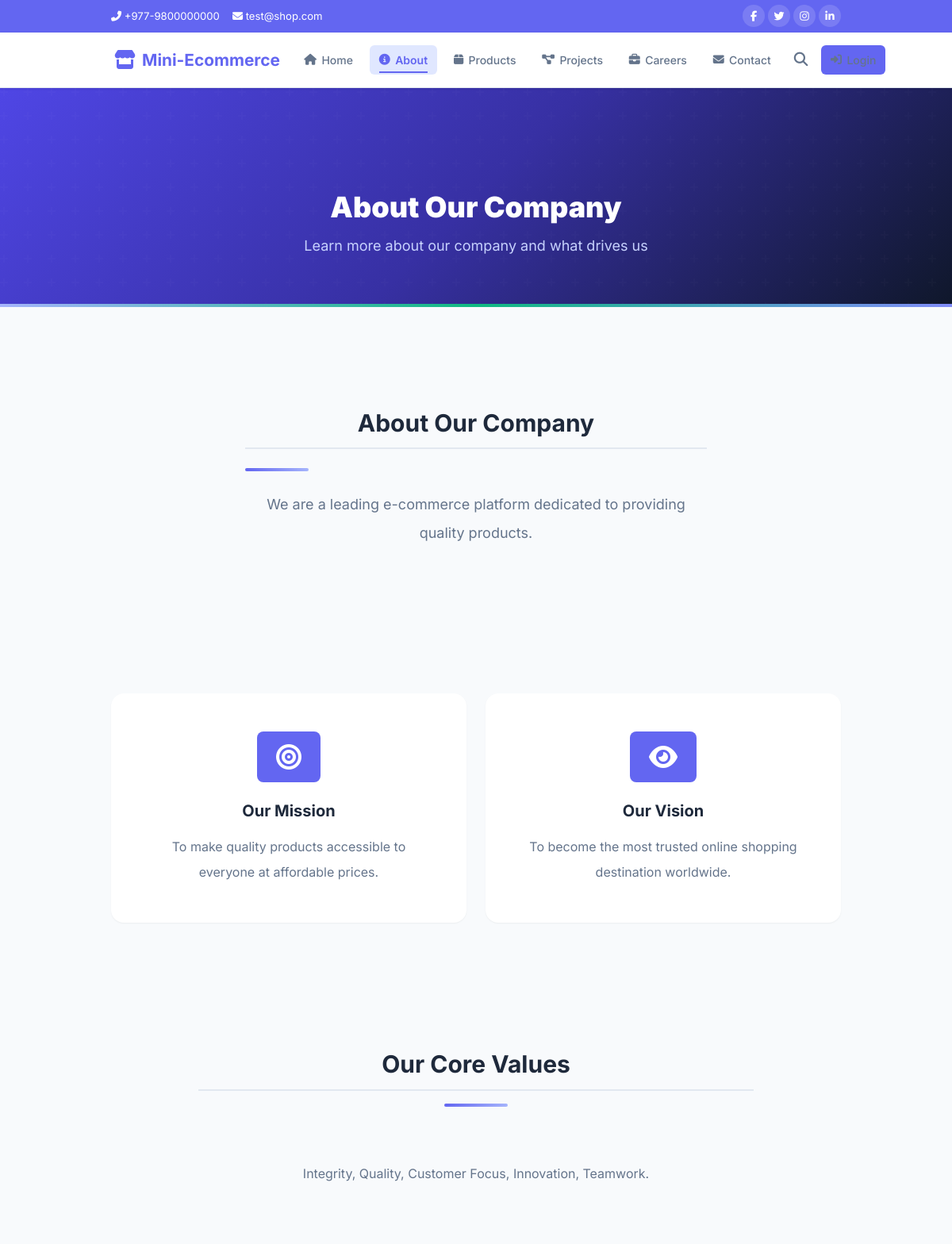
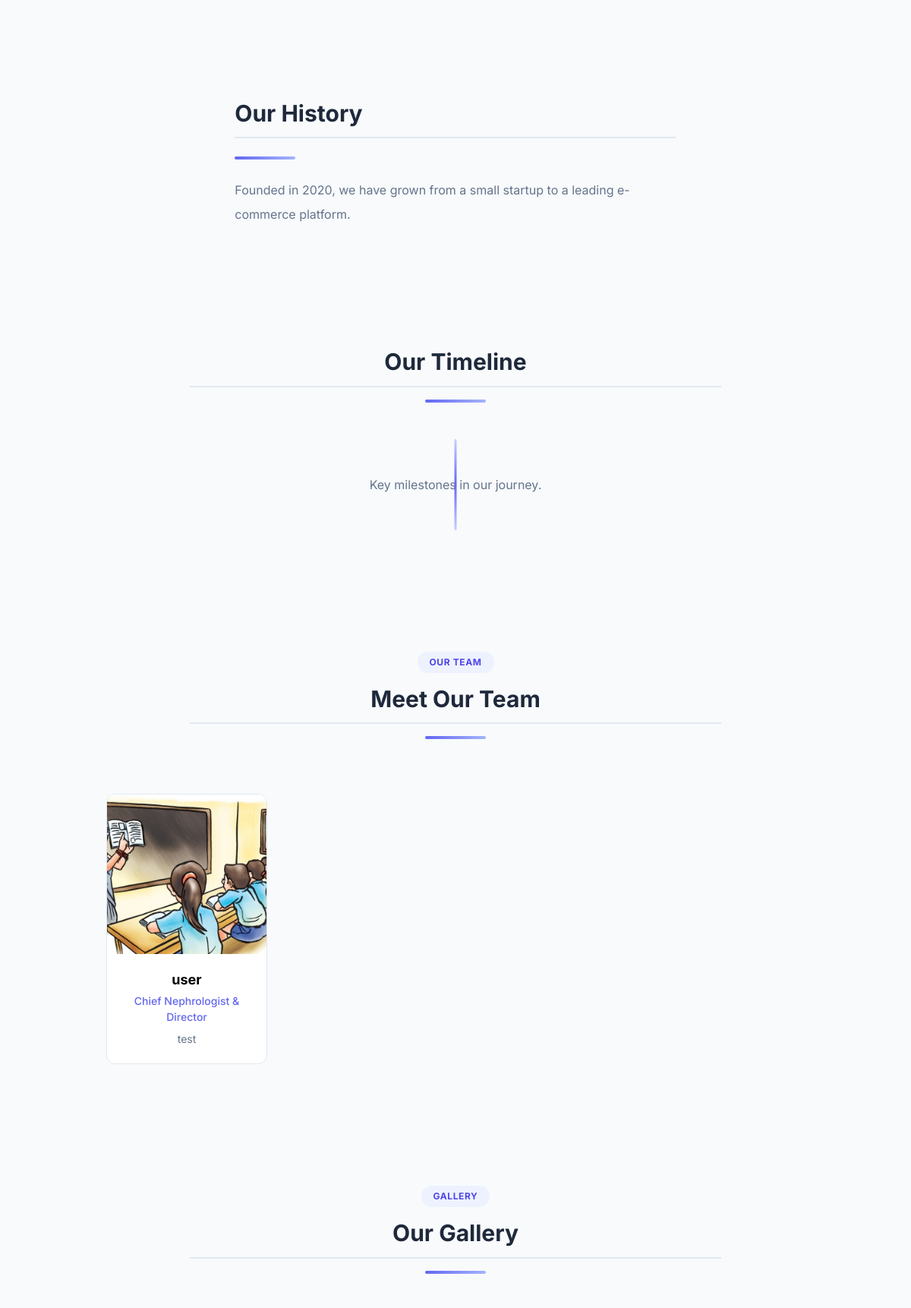
Page /about.php (upper part) on the committed database (2 pictures, top to bottom).
### tables this page shows
CREATE TABLE cms_sections (
    section_id INTEGER PRIMARY KEY AUTOINCREMENT,
    page TEXT NOT NULL,
    section_key TEXT NOT NULL,
    title TEXT DEFAULT NULL,
    subtitle TEXT DEFAULT NULL,
    content TEXT DEFAULT NULL,
    image TEXT DEFAULT NULL,
    extra_json TEXT DEFAULT NULL,
    sort_order INTEGER DEFAULT 0,
    is_active INTEGER DEFAULT 1,
    created_at TEXT DEFAULT (datetime('now')),
    updated_at TEXT DEFAULT (datetime('now')),
    UNIQUE(page, section_key)
);

CREATE TABLE team_members (
    member_id INTEGER PRIMARY KEY AUTOINCREMENT,
    name TEXT NOT NULL,
    designation TEXT DEFAULT NULL,
    bio TEXT DEFAULT NULL,
    image TEXT DEFAULT NULL,
    email TEXT DEFAULT NULL,
    sort_order INTEGER DEFAULT 0,
    is_active INTEGER DEFAULT 1,
    created_at TEXT DEFAULT (datetime('now'))
);

### includes/helpers.php (called while the page is built, shortened)
<?php
function getCMSSections(string $page): array {
    $pdo = getDB();
    $stmt = $pdo->prepare("SELECT * FROM cms_sections WHERE page = ? AND is_active = 1 ORDER BY sort_order");
    $stmt->execute([$page]);
    return $stmt->fetchAll();
}
function h(?string $value): string {
    return htmlspecialchars($value ?? '', ENT_QUOTES, 'UTF-8');
}
function getTeamMembers(): array {
    $pdo = getDB();
    return $pdo->query("SELECT * FROM team_members WHERE is_active = 1 ORDER BY sort_order")->fetchAll();
}
function imgUrl(?string $image, string $default = 'placeholder.jpg'): string {
    if (strpos($image, 'uploads/') === 0) return APP_URL . '/' . $image;
    return APP_URL . '/assets/images/' . $image;
}

### about.php (the view, shortened to what this page needs)
<?php
require_once __DIR__ . '/includes/helpers.php';
$sections = getCMSSections('about');
$teamMembers = getTeamMembers();
$gallery = getGallery();
$pageTitle = 'About Us';
foreach ($sections as $s) {
    if ($s['section_key'] === 'intro') {
        $pageTitle = $s['title'] ?? 'About Us';
        break;
    }
}
require_once __DIR__ . '/includes/public_header.php';
?>
<div class="page-banner">
    <div class="container">
        <h1 data-aos="fade-up"><?= h($pageTitle) ?></h1>
        <p data-aos="fade-up" data-aos-delay="100">Learn more about our company and what drives us</p>
    </div>
</div>
<?php
$intro = $mission = $vision = $coreValues = $history = $timeline = null;
foreach ($sections as $s) {
    switch ($s['section_key']) {
        case 'intro': $intro = $s; break;
        case 'mission': $mission = $s; break;
        case 'vision': $vision = $s; break;
        case 'core_values': $coreValues = $s; break;
        case 'history': $history = $s; break;
        case 'timeline': $timeline = $s; break;
    }
}
?>
<?php if ($intro): ?>
<section class="section-padding">
    <div class="container">
        <div class="row align-items-center g-5">
            <?php if (!empty($intro['image'])): ?>
            <div class="col-lg-6" data-aos="fade-right">
                <div class="position-relative">
                    <img src="<?= imgUrl($intro['image']) ?>" alt="<?= h($intro['title'] ?? 'About') ?>" class="img-fluid rounded-4 shadow-lg">
                    <div class="position-absolute bottom-0 end-0 translate-middle-y me-4 d-none d-lg-block">
                        <div class="bg-primary text-white rounded-4 p-4 shadow-colored">
                            <div class="display-6 fw-bold"><?= count($teamMembers) ?>+</div>
                            <div class="small opacity-75">Team Members</div>
                        </div>
                    </div>
                </div>
            </div>
            <div class="col-lg-6" data-aos="fade-left">
            <?php else: ?>
            <div class="col-lg-8 mx-auto text-center" data-aos="fade-up">
            <?php endif; ?>
                <h2 class="section-title fw-bold mb-4"><?= h($intro['title'] ?? '') ?></h2>
                <div class="section-divider"></div>
                <div class="lead text-muted lh-lg"><?= nl2br(h($intro['content'] ?? '')) ?></div>
            </div>
        </div>
    </div>
</section>
<?php endif; ?>
<?php if ($mission || $vision): ?>
<section class="section-padding section-bg-light">
    <div class="container">
        <div class="row g-4">
            <?php if ($mission): ?>
            <div class="col-md-6" data-aos="fade-up">
                <div class="card-hover border-0 shadow-sm rounded-4 p-5 h-100 text-center bg-white">
                    <div class="d-inline-flex align-items-center justify-content-center rounded-3 bg-primary px-4 py-3 mb-4">
                        <i class="fas fa-bullseye fa-2x text-white"></i>
                    </div>
                    <h4 class="fw-bold mb-3"><?= h($mission['title'] ?? 'Our Mission') ?></h4>
                    <p class="text-muted mb-0 lh-lg"><?= nl2br(h($mission['content'] ?? '')) ?></p>
                </div>
            </div>
            <?php endif; ?>
            <?php if ($vision): ?>
            <div class="col-md-6" data-aos="fade-up" data-aos-delay="100">
                <div class="card-hover border-0 shadow-sm rounded-4 p-5 h-100 text-center bg-white">
                    <div class="d-inline-flex align-items-center justify-content-center rounded-3 bg-primary px-4 py-3 mb-4">
                        <i class="fas fa-eye fa-2x text-white"></i>
                    </div>
                    <h4 class="fw-bold mb-3"><?= h($vision['title'] ?? 'Our Vision') ?></h4>
                    <p class="text-muted mb-0 lh-lg"><?= nl2br(h($vision['content'] ?? '')) ?></p>
                </div>
            </div>
            <?php endif; ?>
        </div>
    </div>
</section>
<?php endif; ?>
<?php if ($coreValues): ?>
<section class="section-padding">
    <div class="container">
        <div class="section-title-center text-center mb-5" data-aos="fade-up">
            <h2 class="section-title fw-bold"><?= h($coreValues['title'] ?? 'Our Core Values') ?></h2>
            <div class="section-divider mx-auto"></div>
        </div>
        <div class="row g-4">
            <?php
            $values = json_decode($coreValues['extra_json'] ?? '[]', true);
            if (!empty($values)):
                foreach ($values as $i => $v):
            ?>
            <div class="col-md-4" data-aos="fade-up" data-aos-delay="<?= $i * 100 ?>">
                <div class="service-card">
                    <div class="service-icon">
                        <i class="<?= h($v['icon'] ?? 'fas fa-star') ?>"></i>
                    </div>
                    <h3><?= h($v['title'] ?? '') ?></h3>
                    <p><?= h($v['description'] ?? '') ?></p>
                </div>
            </div>
            <?php endforeach; else: ?>
            <div class="col-12 text-center text-muted" data-aos="fade-up"><?= nl2br(h($coreValues['content'] ?? '')) ?></div>
            <?php endif; ?>
        </div>
    </div>
</section>
<?php endif; ?>
<?php if ($history): ?>
<section class="section-padding section-bg-light">
    <div class="container">
        <div class="row align-items-center g-5">
            <?php if (!empty($history['image'])): ?>
            <div class="col-lg-6" data-aos="fade-right">
                <img src="<?= imgUrl($history['image']) ?>" alt="<?= h($history['title'] ?? 'History') ?>" class="img-fluid rounded-4 shadow-lg">
            </div>
            <div class="col-lg-6" data-aos="fade-left">
            <?php else: ?>
            <div class="col-lg-8 mx-auto" data-aos="fade-up">
            <?php endif; ?>
                <h2 class="section-title fw-bold mb-4"><?= h($history['title'] ?? 'Our History') ?></h2>
                <div class="section-divider"></div>
                <div class="text-muted lh-lg"><?= nl2br(h($history['content'] ?? '')) ?></div>
            </div>
        </div>
    </div>
</section>
<?php endif; ?>
<?php if ($timeline): ?>
<section class="section-padding">
    <div class="container">
        <div class="section-title-center text-center mb-5" data-aos="fade-up">
            <h2 class="section-title fw-bold"><?= h($timeline['title'] ?? 'Our Timeline') ?></h2>
            <div class="section-divider mx-auto"></div>
        </div>
        <div class="timeline">
            <?php
            $timelineItems = json_decode($timeline['extra_json'] ?? '[]', true);
            if (!empty($timelineItems)):
                foreach ($timelineItems as $ti):
            ?>
            <div class="timeline-item" data-aos="fade-up">
                <div class="timeline-dot"></div>
                <div class="timeline-content">
                    <span class="timeline-date"><?= h($ti['year'] ?? '') ?></span>
                    <h5 class="timeline-title"><?= h($ti['title'] ?? '') ?></h5>
                    <p class="timeline-text"><?= h($ti['event'] ?? '') ?></p>
                </div>
            </div>
            <?php endforeach; else: ?>
            <div class="text-center text-muted"><?= nl2br(h($timeline['content'] ?? '')) ?></div>
            <?php endif; ?>
        </div>
    </div>
</section>
<?php endif; ?>
<?php if (!empty($teamMembers)): ?>
<section class="section-padding section-bg-light">
    <div class="container">
        <div class="section-title-center text-center mb-5" data-aos="fade-up">
            <span class="badge badge-primary px-3 py-2 mb-3">Our Team</span>
            <h2 class="section-title fw-bold">Meet Our Team</h2>
            <div class="section-divider mx-auto"></div>
        </div>
        <div class="row g-4">
            <?php foreach ($teamMembers as $i => $m): ?>
            <div class="col-sm-6 col-lg-3" data-aos="fade-up" data-aos-delay="<?= $i * 100 ?>">
                <div class="team-card">
                    <div class="team-img-wrap">
                        <img src="<?= imgUrl($m['image'] ?? '') ?>" alt="<?= h($m['name']) ?>" loading="lazy" onerror="this.src='<?= APP_URL ?>/assets/images/placeholder.jpg'">
                    </div>
                    <div class="team-info">
                        <div class="team-name"><?= h($m['name']) ?></div>
                        <div class="team-designation"><?= h($m['designation'] ?? 'Staff') ?></div>
                        <?php if (!empty($m['bio'])): ?>
                        <p class="team-bio"><?= h(mb_substr($m['bio'], 0, 100)) ?></p>
                        <?php endif; ?>
                    </div>
                </div>
            </div>
            <?php endforeach; ?>
        </div>
    </div>
</section>
<?php endif; ?>
<?php if (!empty($gallery)): ?>
<section class="section-padding">
    <div class="container">
        <div class="section-title-center text-center mb-5" data-aos="fade-up">
            <span class="badge badge-primary px-3 py-2 mb-3">Gallery</span>
            <h2 class="section-title fw-bold">Our Gallery</h2>
            <div class="section-divider mx-auto"></div>
        </div>
    </div>
</section>
<?php endif; ?>
<?php require_once __DIR__ . '/includes/footer.php'; ?>

### assets/css/style.css (style rules this page uses)
:root { --primary: #6366f1; --primary-dark: #4f46e5; --primary-light:#e0e7ff; --secondary: #64748b; --success: #22c55e; --success-light:#dcfce7; --warning: #f59e0b; --warning-light:#fef3c7; --danger: #ef4444; --danger-light: #fee2e2; --info: #3b82f6; --info-light: #dbeafe; --bg: #f8fafc; --bg-card: #ffffff; --border: #e2e8f0; --border-hover: #cbd5e1; --text: #1e293b; --texts: #e5e5e5; --text-muted: #64748b; --text-light: #94a3b8; --font: 'Segoe UI', system-ui, -apple-system, sans-serif; --radius: 0.75rem; --radius-sm: 0.5rem; --radius-lg: 1rem; --shadow-sm: 0 1px 2px rgba(0,0,0,.05); --shadow: 0 4px 6px -1px rgba(0,0,0,.1), 0 2px 4px -1px rgba(0,0,0,.06); --shadow-md: 0 10px 15px -3px rgba(0,0,0,.1), 0 4px 6px -2px rgba(0,0,0,.05); --shadow-lg: 0 20px 25px -5px rgba(0,0,0,.1), 0 10px 10px -5px rgba(0,0,0,.04); --nav-h: 70px; --transition: 0.2s ease; }
html { scroll-behavior: smooth; }
body { font-family: var(--font); background: var(--bg); color: var(--text); line-height: 1.6; min-height: 100vh; display: flex; flex-direction: column; }
img { max-width: 100%; display: block; }
.container { max-width: 1200px; margin: 0 auto; padding: 0 1.5rem; }
.mb-0 { margin-bottom: 0; }
.section-title { font-size: 1.3rem; font-weight: 700; margin-bottom: 1.25rem; padding-bottom: .75rem; border-bottom: 2px solid var(--border); }
.badge { display: inline-flex; align-items: center; gap: .3rem; padding: .25rem .7rem; border-radius: 999px; font-size: .78rem; font-weight: 700; }

### rows in the picture
cms_sections: title "About Our Company", content "We are a leading e-commerce platform dedicated to providing quality products."
cms_sections: title "Our Mission", content "To make quality products accessible to everyone at affordable prices."
cms_sections: title "Our Vision", content "To become the most trusted online shopping destination worldwide."
cms_sections: title "Our Core Values", content "Integrity, Quality, Customer Focus, Innovation, Teamwork."
cms_sections: title "Our History", content "Founded in 2020, we have grown from a small startup to a leading e-commerce platform."
cms_sections: title "Our Timeline", content "Key milestones in our journey."
team_members: image (picture), name "user", designation "Chief Nephrologist & Director", bio "test"

### other values in the picture
$contactPhone "+977-9800000000"
$contactEmail "test@shop.com"
$siteName "Mini-Ecommerce"
